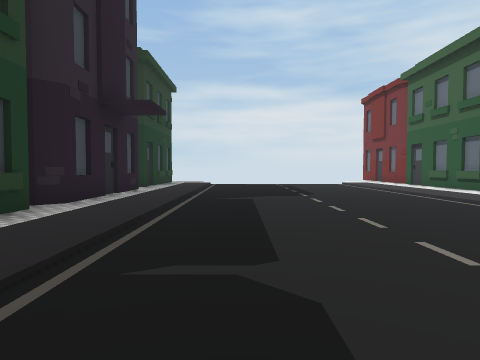
View 1 (above)

20 first-person views from a walk through a 3-D level made in the Unity game engine. The camera is 1.3 m above the floor, tilts 2° down and sees 75° across. The floor is counted in squares, 2 m on a side. Each view is taken from the middle of a square. On the plan, view 1 faces up. The plan holds only what a view shows up to about 10 squares ahead; the rest is blank. The place goes on beyond the plan. The player is left out. Some surface patterns are stand-ins.

View 2
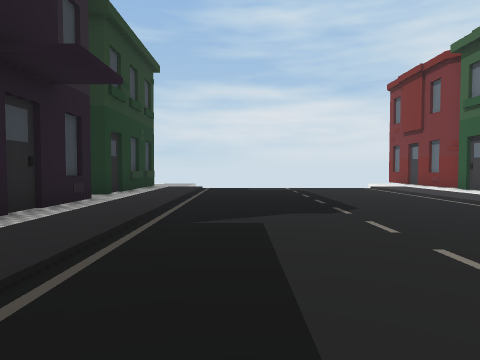

View 3
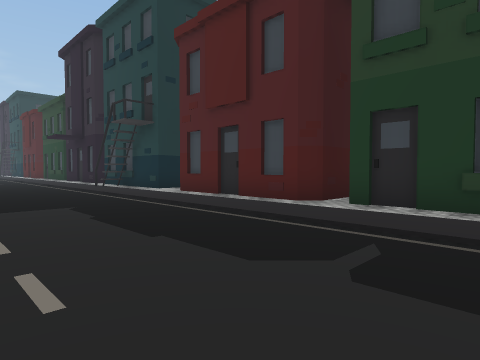

View 4
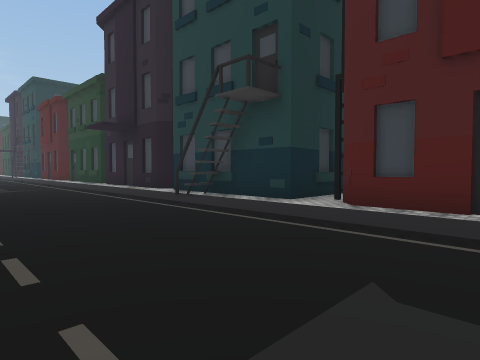

View 5
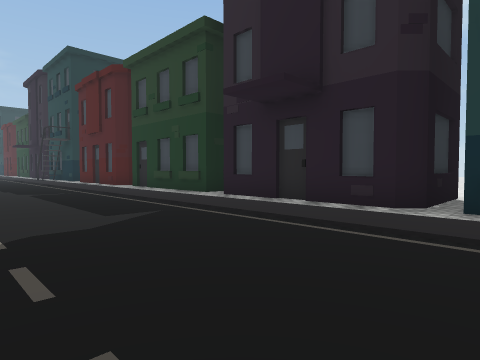

View 6
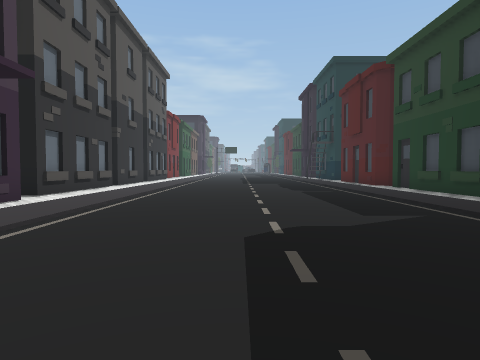

View 7
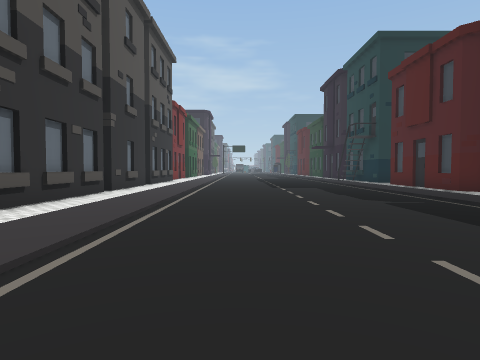

View 8
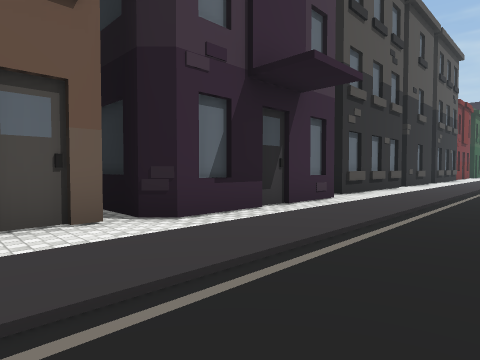

View 9
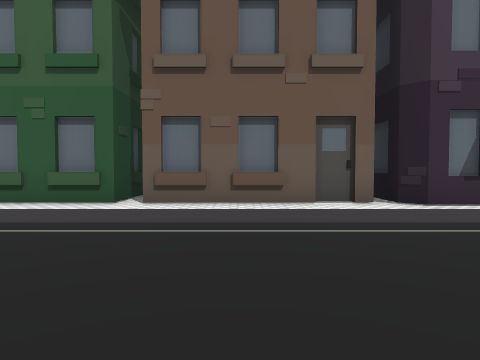

View 10
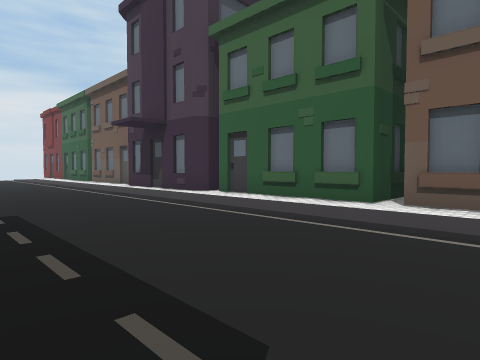

View 11
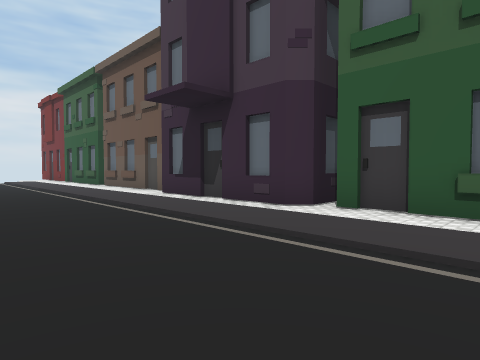

View 12
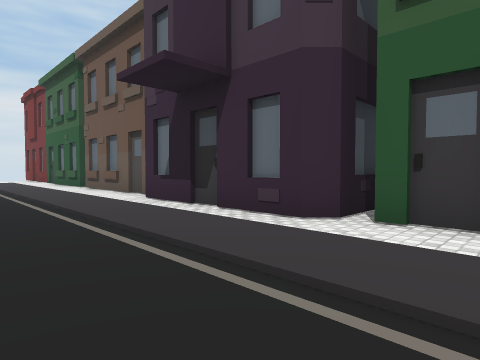

View 13
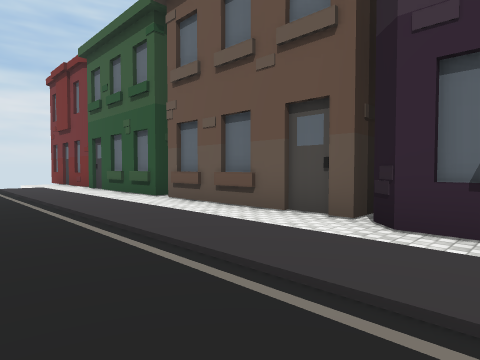

View 14
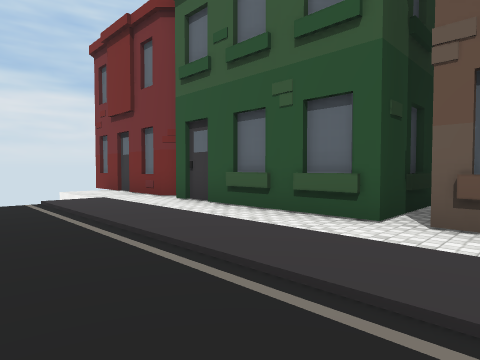

View 15
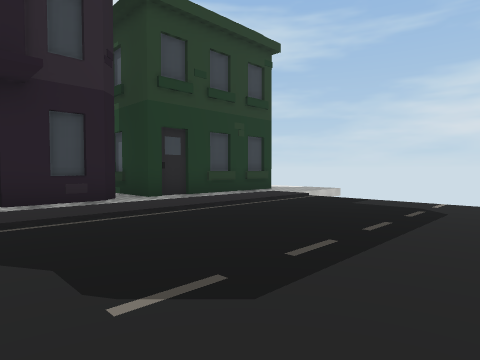

View 16
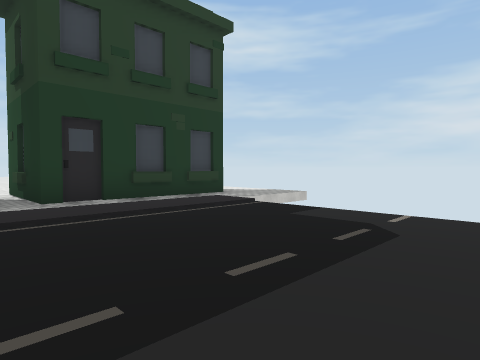

View 17
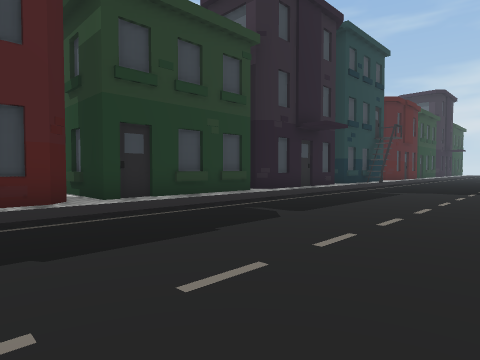

View 18
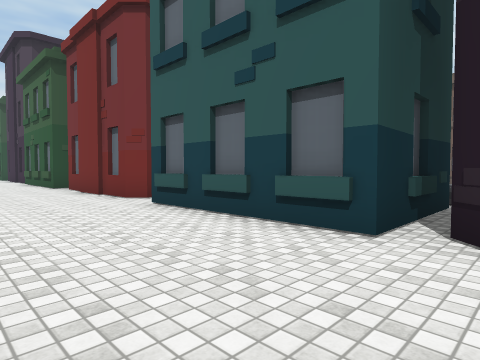

View 19
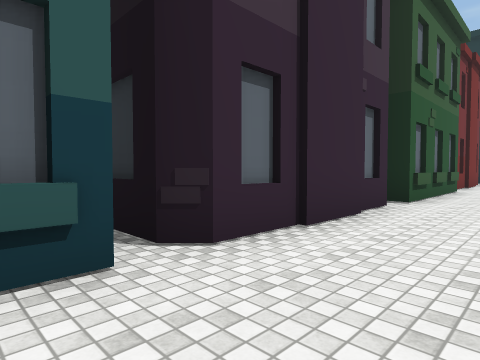

View 20
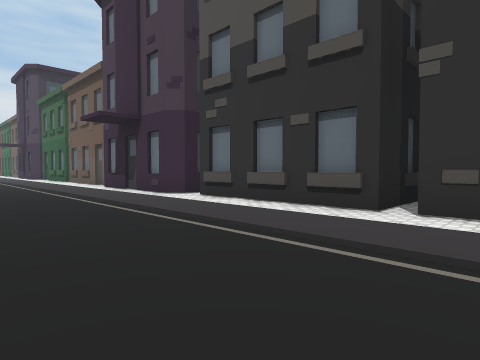

### Floor plan
Key: @ floor where view 1 was taken; # wall or solid block; . floor; O other object.
Columns run from 9 left of view 1 to 9 right of it. Each row starts with its distance up from view 1.
 17                 O
 16      ...       .#
 15      ...       .#
 14       O.       .#
 13       O.........#
 12       O.........#
 11    O# ..........#
 10    ..O..........##
  9       #.........O#
  8       #.........###
  7       #.........#
  6       #.........#
  5       ..........#
  4       O.........#
  3       O.........#
  2       ..........
  1   .O  ..........
  0   ..##...@......
 -1  ..####.........##
 -2  ..#  #.........#
 -3  ..#  #.........#
 -4  ..#  #.........#
 -5  ... O..........O
 -6  ..####..........
 -7 ...#  #.........#
 -8 ...O  O.........#
 -9 ...O  O.........#
-10 ....O...........#
-11 ...####.........##
-12  ..#  #.........
-13  ..#  #.........
-14   .# ##.........
-15   ..O#..........#
-16   .O #O.........#
-17   .#  O.........#
-18   .## O.........#
-19   .O# ..........#
-20    .  ..........#
-21    O  O.........#
-22       #.........#

Where each view was taken, in squares from view 1:
view 1: 0 up, 0 right, facing up
view 2: 3 up, 0 right, facing up
view 3: 3 up, 2 right, facing down-left
view 4: 2 down, 2 right, facing down-left
view 5: 9 down, 2 right, facing down-left
view 6: 9 down, 2 right, facing down
view 7: 12 down, 3 right, facing down
view 8: 9 down, 3 right, facing down-right
view 9: 8 down, 1 right, facing right
view 10: 8 down, 1 right, facing up-right
view 11: 4 down, 2 right, facing up-right
view 12: 3 down, 3 right, facing up-right
view 13: 2 up, 3 right, facing up-right
view 14: 7 up, 3 right, facing up-right
view 15: 7 up, 3 right, facing up-left
view 16: 9 up, 3 right, facing up-left
view 17: 22 down, 3 right, facing up-left
view 18: 11 down, 9 left, facing up-right
view 19: 9 down, 8 left, facing down-right
view 20: 22 down, 2 right, facing up-right
